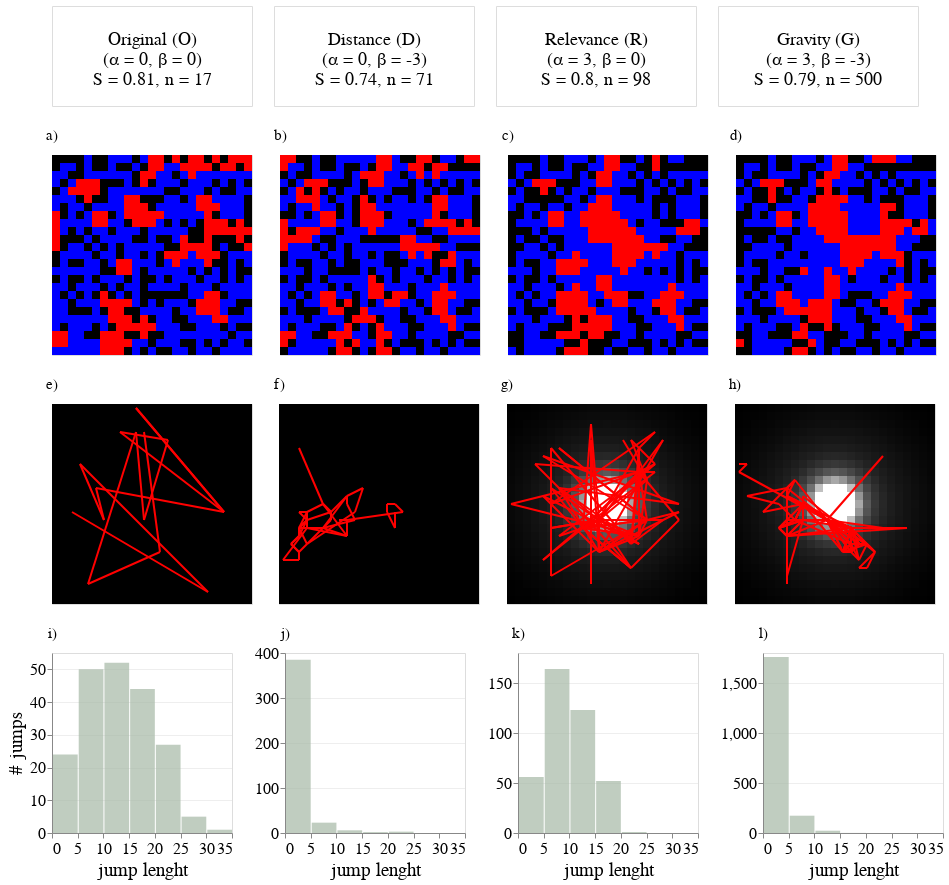

Notebook source saved alongside this figure:
### Code cell
alt.vconcat(alt.hconcat(texts[0] , texts[1] , texts[2] , texts[3] ).resolve_scale(
    color='independent')  &
    
    alt.hconcat(maps[0]+a , maps[1]+ b , maps[2]+c , maps[3]+d ).resolve_scale(
    color='independent')  &

    alt.hconcat(trajs[0]+e , trajs[1]+f , trajs[2]+g , trajs[3]+h ).resolve_scale(
    color='independent')  &

    alt.hconcat(jumps[0]+i , jumps[1]+j , jumps[2]+k , jumps[3]+l).resolve_scale(
    color='independent') 
            
           ).resolve_scale(
    color='independent'
).configure_axis(
    gridOpacity=0.5,titleFontWeight="normal",  labelFontSize =16, titleFontSize=19
    
    )
